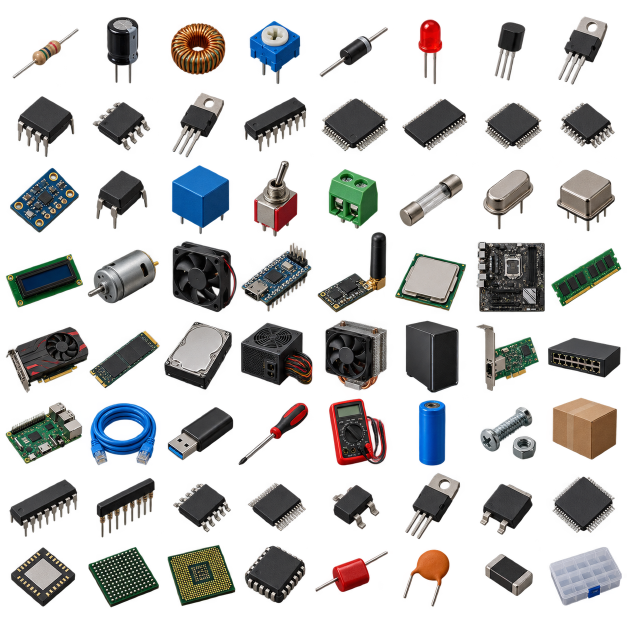
#> input picture assets/findit/sources/miniatures-v1.png, 1254 x 1254 px (shown at 1/2 size)
$ python export-findit-assets.py
#> lines starting #> are read from the running program, lines starting #| are printed output that depends on the picture
"""Export the original FindIt atlas without changing its artwork."""
from __future__ import annotations

import argparse
import hashlib
import io
import json
from pathlib import Path

from PIL import Image

ROOT = Path(__file__).resolve().parents[1]
IDS = "resistor capacitor inductor potentiometer diode led transistor mosfet opamp comparator regulator logic microcontroller memory adc interface sensor optocoupler relay switch connector fuse crystal oscillator display motor fan devboard radio cpu mainboard ram gpu ssd hdd psu cooler case expansion network sbc cable adapter tool meter battery fastener generic dip sip soic tssop sot to dpak qfp qfn bga lga plcc axial radial chip storage".split()


def webp(image: Image.Image) -> bytes:
    output = io.BytesIO()
    image.save(output, "WEBP", lossless=True, method=6, exact=True)
    return output.getvalue()


def outputs() -> dict[Path, bytes]:
    source = ROOT / "assets/findit/sources/miniatures-v1.png"
    master = Image.open(source).convert("RGBA")
#> master is the input picture: PIL image 1254x1254 RGBA; mean R, G, B, A 32.7, 32, 31.9, 79.6
    assert master.width == master.height and len(IDS) == len(set(IDS)) == 64
    assert master.getchannel("A").getextrema() == (0, 255)
    atlas = master.resize((1024, 1024), Image.Resampling.LANCZOS)
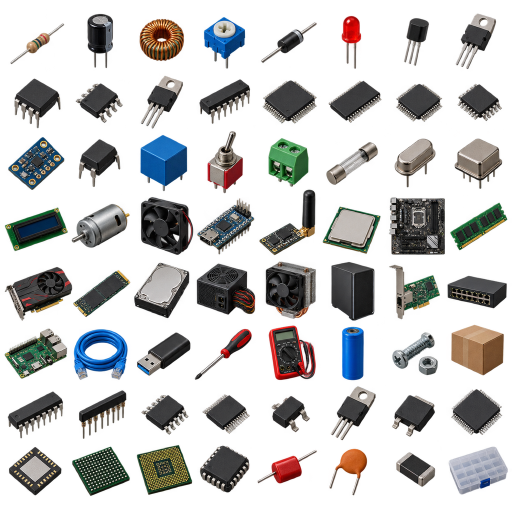
#> atlas: PIL image 1024x1024 RGBA (shown at 1/2 size); mean R, G, B, A 32.6, 31.9, 31.7, 79.7; transparent parts drawn white
    atlas_bytes = webp(atlas)
    manifest = {
        "version": 1, "atlas": "/img/findit/atlas.webp", "columns": 8, "rows": 8,
        "cell_size": 128, "source_sha256": hashlib.sha256(source.read_bytes()).hexdigest(),
        "atlas_sha256": hashlib.sha256(atlas_bytes).hexdigest(),
        "icons": [{"id": name, "index": index} for index, name in enumerate(IDS)],
    }
    result = {
        ROOT / "ui/img/findit/atlas.webp": atlas_bytes,
        ROOT / "ui/img/findit/manifest.json": (json.dumps(manifest, indent=2) + "\n").encode(),
    }
    icon_source = ROOT / "assets/findit/sources/icon-v1.png"
    if icon_source.exists():
        icon = Image.open(icon_source).convert("RGBA").resize((256, 256), Image.Resampling.LANCZOS)
        result[ROOT / "ui/img/findit/icon.webp"] = webp(icon)
    return result


def main() -> None:
    parser = argparse.ArgumentParser()
    parser.add_argument("--check", action="store_true")
    args = parser.parse_args()
    for path, data in outputs().items():
        if args.check:
            assert path.exists() and path.read_bytes() == data, f"Stale FindIt asset: {path}"
        else:
            path.parent.mkdir(parents=True, exist_ok=True)
            path.write_bytes(data)
    print("FindIt assets verified" if args.check else "FindIt assets exported")


if __name__ == "__main__":
    main()
